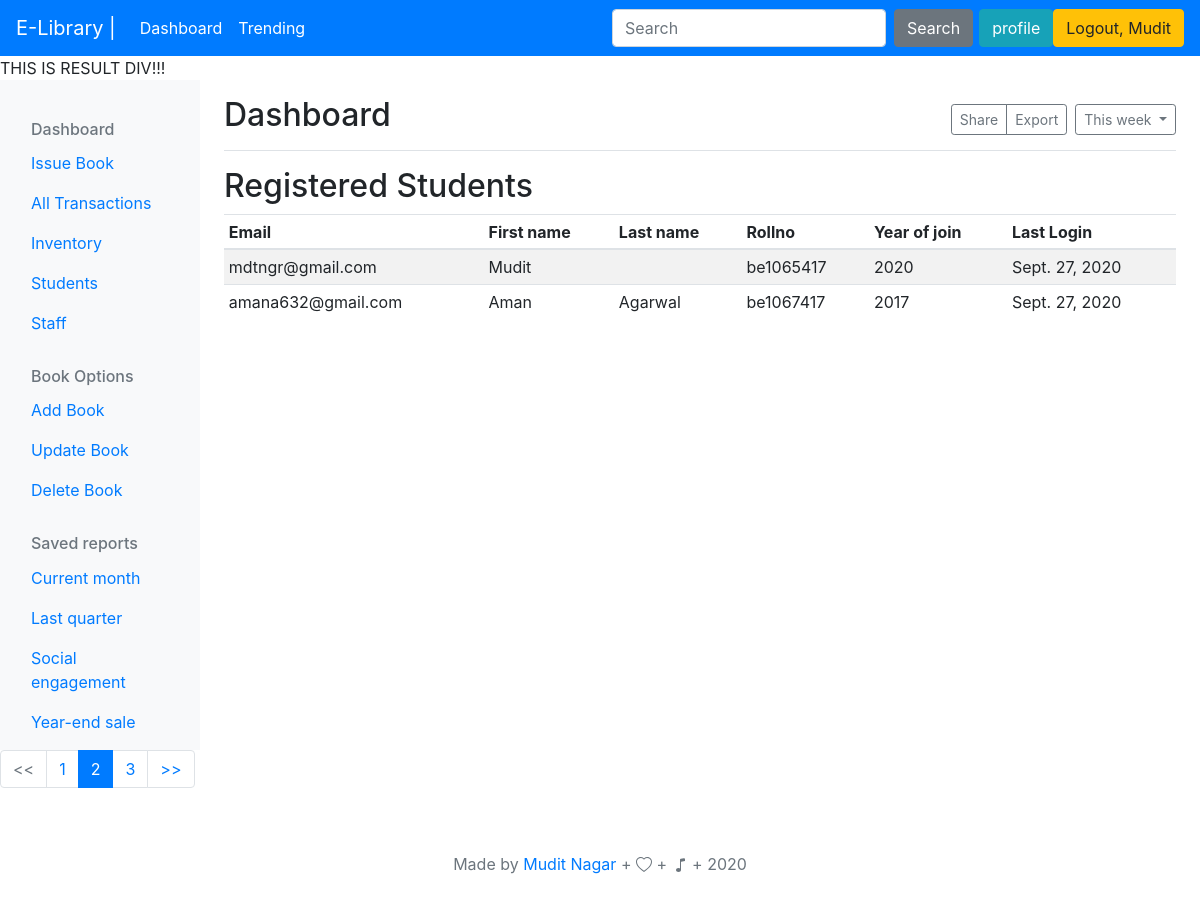
/all_students/ (signed in), run on an earlier commit of the app's database.
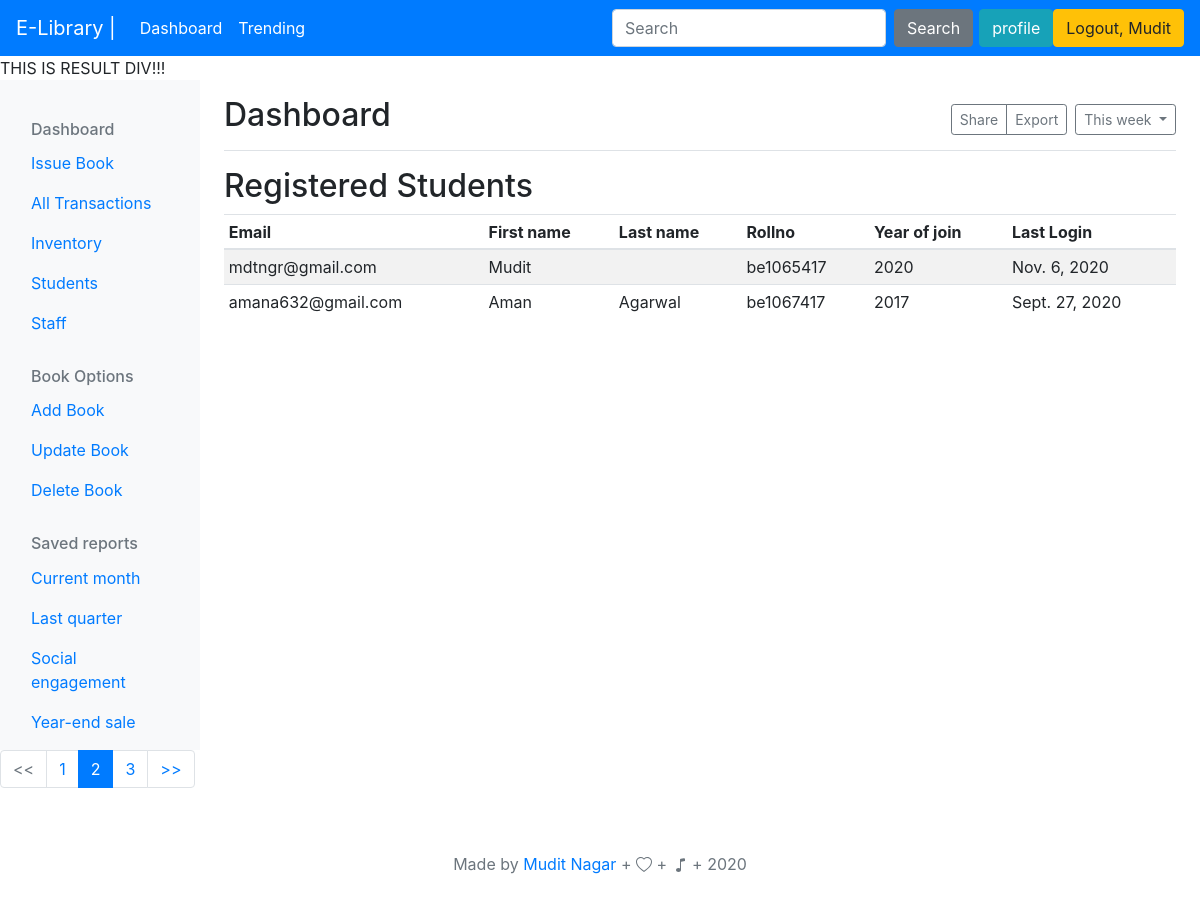
And on a later commit of the database.
### users/models.py (models this page shows, shortened)
class UserData(AbstractBaseUser):
    first_name                  =   models.CharField(max_length=10)
    last_name                   =   models.CharField(max_length=10)
    username                    =   models.CharField(max_length=10, default= "new_user")
    email                       =   models.EmailField(verbose_name="email", max_length= 60, unique=True)
    roll_no                     =   models.CharField(max_length=10)
    year_of_joining             =   models.IntegerField(default= 2020, null=True)
    is_admin                    =   models.BooleanField(verbose_name="admin status", default=False)
    is_staff                    =   models.BooleanField(verbose_name="staff status", default=False)
    is_superuser                =   models.BooleanField(verbose_name="superuser status", default=False)
    last_login                  =   models.DateField(verbose_name="last login", auto_now=True)
    phone                       =   models.CharField(max_length=10)
    USERNAME_FIELD              = 'email'
    REQUIRED_FIELDS             = ['phone', 'roll_no', 'first_name']
    objects                     = MyAccountManager()
    class Meta():
        verbose_name        = "User Detail Row"
        verbose_name_plural = "User Data"

### users/views.py (the view)
# urls.py: path('all_students/', all_students_view, name="students"),
def all_students_view(request):
    context={}
    context['all_users'] =  UserData.objects.all()
    return render(request, 'users/students.html', context)

### templates/users/students.html (shortened to what the changed rows need)
{% extends 'base.html' %}
{% load static %}
{% block content %}
<link rel="stylesheet" href="https://stackpath.bootstrapcdn.com/bootstrap/4.5.0/css/bootstrap.min.css">
{%if request.user.is_authenticated %}
{%if request.user.is_admin%}
<div class="container-fluid">
  <div class="row">
    <main role="main" class="col-md-9 ml-sm-auto col-lg-10 px-md-4">
      <div class="d-flex justify-content-between flex-wrap flex-md-nowrap align-items-center pt-3 pb-2 mb-3 border-bottom">
        <h1 class="h2">Dashboard</h1>
      </div>
      <h2>Registered Students</h2>
      <div class="table-responsive">
        <table class="table table-striped table-sm">
          <thead>
            <tr>
              <th>Email</th>
              <th>First name</th>
              <th>Last name</th>
              <th>Rollno</th>
              <th>Year of join</th>
              <th>Last Login</th>
            </tr>
          </thead>
          <tbody>
            {%for user in all_users%}
            <tr>
              <td>{{user.email}}</td>
              <td>{{user.first_name}}</td>
              <td>{{user.last_name}}</td>
              <td>{{user.roll_no}}</td>
              <td>{{user.year_of_joining}}</td>
              <td>{{user.last_login}}</td>
            </tr>
            {%endfor%}
          </tbody>
        </table>
      </div>
    </main>
  </div>
</div>
{% endif %}
{% endif %}
{% endblock content %}

### templates/base.html (shortened to what this page needs)
<!DOCTYPE html>
<html lang="en">
<head>
<link rel="stylesheet" href="https://stackpath.bootstrapcdn.com/bootstrap/4.5.0/css/bootstrap.min.css">
</head>
<nav class="navbar navbar-dark bg-primary navbar-expand-lg">
  <a class="navbar-brand" href="#">E-Library | </a>
  <div class="collapse navbar-collapse" id="navbarSupportedContent">
    <ul class="navbar-nav mr-auto">
      {%if request.user.is_authenticated %}
      {% if request.user.is_admin %}
      <li class="nav-item active">
        <a class="nav-link" href="{%url 'dash'%}">Dashboard</a>
      </li>
      {%endif%}
      {%endif%}
      <li class="nav-item">
        <a class="nav-link active" href="#">Trending</a>
      </li>
    </ul>
    <form class="form-inline my-2 my-lg-0" id="query_form" >
      <input class="form-control mr-sm-2" placeholder="Search" aria-label="Search" name='item_name'  id="query_databox">
      <button class="btn btn-secondary my-2 my-sm-0" name="query_data" id="search_submit" type="submit" style="margin-right: 6px;">Search</button>
    </form>
    {%if request.user.is_authenticated %}
    <a href="{% url 'profile' %}"><button type="button" class="btn btn-info">profile</button></a>
    <a href="{%url 'logout'%}"><button type="button" class="btn btn-warning">Logout, {{request.user.first_name}}</button></a>
    {%else%}
    <a href="{%url 'login' %}" ><button type="button" class="btn btn-warning">Login</button></a>
    &nbsp;
    <a href="{%url 'register' %}" ><button type="button" class="btn btn-warning">Register</button></a>
    {%endif%}
  </div>
</nav>
<body>
  <div id="result_div">
THIS IS RESULT DIV!!!
  </div>
  {% block content%}
  {% endblock content%}
</body>
<footer class="footer m-auto py-5" style="top: 100vh;;">
    <div class="container" style="text-align: center;">
      <span class="text-muted">Made by <a href="https://mdtngr.github.io/">Mudit Nagar </a>+
        +
       + 2020</span>
    </div>
  </footer>
</html>

What changed in the data, as far as the page shows it:
changed UserData "mdtngr@gmail.com": last_login "Sept. 27, 2020" → "Nov. 6, 2020"
